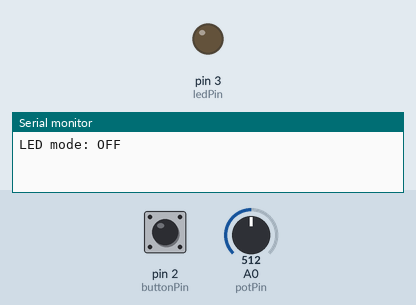
A sketch run on a simulated Arduino Uno, built with avr-gcc and run on an emulated ATmega328P. Parts: output pins drawn as LEDs (lit = HIGH), the last lines printed to the serial monitor. Inputs (shaded band) come from the test bench; at power-on: pin 2 (buttonPin) HIGH, A0 (potPin) = 512.

Above: at 1.2 s.
1.3 s: pin 2 (buttonPin) pulled LOW for 0.15 s
At 1.7 s:
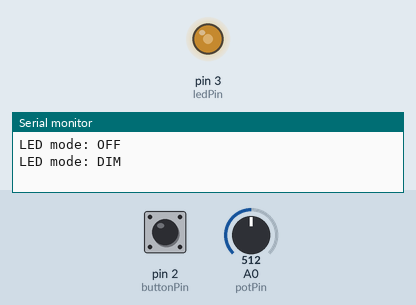
2.9 s: A0 (potPin) set to 716
At 3.4 s:
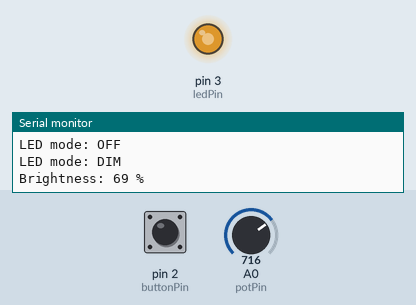
4.4 s: pin 2 (buttonPin) pulled LOW for 1 s
At 6.6 s:
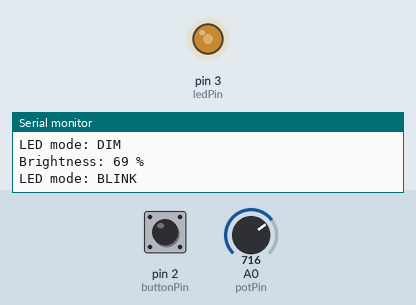
6.9 s: pin 2 (buttonPin) pulled LOW for 0.15 s
At 8.56 s:
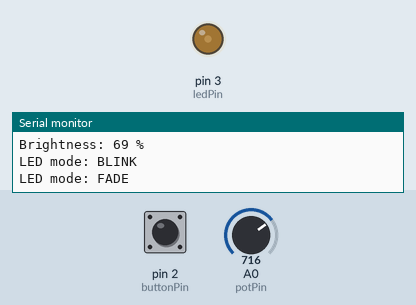
9.9 s: A0 (potPin) set to 1023
12.9 s: A0 (potPin) set to 900
Timing chart, 0 to 16.9 s (numbered marks = the images above; inputs shaded):
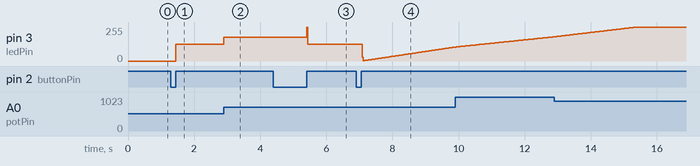

The sketch:

basic-led-control.ino
```cpp
/********************************************************************************************************
    Basic LED-control

    A simple program to dim, blink and fade an LED with millis() using a button and a potensiometer.

    The program have 4 modes, which can be changed with the push button. In each mode the LED acts
    differently:
    * OFF:      The LED will turn off.
    * DIM:      The LED will dim to the brightness set by the potensiometer.
    * BLINK:    The LED will blink with the frequency set by the potensiometer.
    * FADE:     The LED will fade in/out over a period of time set by the potensiometer.

    For the active modes, the value of the potensiometer gets printed to the serial monitor when changed.
********************************************************************************************************/


/***************
DEFINE VARIABLES
***************/
// IO pins:
const int buttonPin             = 2;        // Push button pin.
const int potPin                = A0;       // Potensiometer pin.
const int ledPin                = 3;        // LED pin (PWM).

// Program variables:
bool buttonState;                           // Push button state.
bool lastButtonState;                       // Last push button state (for edge detection).
int potValue;                               // Potensiometer value (0-1023).
int lastPotValue;                           // Last potensiometer value (for reference).
int dimBrightness;                          // Brightness of LED in dim mode (0-255).
int frequency;                              // Frequency of blinks in blink mode [Hz].
int minFrequency                = 1;        // Minimum allowed frequency in blink mode [Hz].
int maxFrequency                = 100;      // Maximum allowed frequency in blink mode [Hz].
int fadeTime;                               // Time from darkest to brightnest in fade mode [ms].
int minFadeTime                 = 1;        // Minimum allowed fade time in fade mode [ms].
int maxFadeTime                 = 10000;    // Maximum allowed fade time in fade mode [ms].
int fadeAmount                  = 1;        // Amount of delta when changing brightness in fade mode (0-255).
int fadeBrightness              = 0;        // Brightness of LED in fade mode (0-255)
String ledModes[]               = {"off", "dim", "blink", "fade"};  // Available LED modes.
int ledModeIndex                = 0;        // Index for current LED mode.
unsigned long currentTime;                  // Time variable [ms].
unsigned long oldTime           = 0;        // Time variable for reference [ms].


/*********
INITIALIZE
*********/
void setup() {
    // START SERIAL MONITOR:
    Serial.begin(9600);
    while (!Serial);

    // CONNECT INPUT PINS:
    pinMode(buttonPin, INPUT);
    pinMode(potPin, INPUT);

    // CONNECT OUTPUT PINS:
    pinMode(ledPin, OUTPUT);

    // DEFINE START VALUES FROM CURRENT PIN STATES:
    buttonState = lastButtonState = digitalRead(buttonPin);
    potValue = lastPotValue = analogRead(potPin);

    // PRINT CURRENT LED MODE:
    printLedMode(ledModes[ledModeIndex]);
}


/**********
CONTROL LED
**********/
void loop() {
    // READ INPUT PINS:
    buttonState = digitalRead(buttonPin);
    potValue = analogRead(potPin);

    // SET VALUES FROM POTENSIOMETER:
    dimBrightness = map(potValue, 0, 1023, 0, 255);
    frequency = map(potValue, 0, 1023, minFrequency, maxFrequency);
    fadeTime = map(potValue, 0, 1023, minFadeTime, maxFadeTime);

    // PRINT VALUE OF POTENSIOMETER WHEN CHANGED:
    if (potValue != lastPotValue) {
        // The potensiometer is changed.

        // Print brightness when in dim mode:
        if (ledModes[ledModeIndex] == "dim") {
            Serial.print("Brightness: ");
            Serial.print(map(dimBrightness, 0, 255, 0, 100));
            Serial.println(" %");
        }

        // Print frequency when in blink mode:
        else if (ledModes[ledModeIndex] == "blink") {
            Serial.print("Frequency: ");
            Serial.print(frequency);
            Serial.println(" Hz");
        }

        // Print fade time when in fade mode:
        else if (ledModes[ledModeIndex] == "fade") {
            Serial.print("Fade time: ");
            Serial.print(fadeTime);
            Serial.println(" ms");
        }
        lastPotValue = potValue;
    }

    // CHANGE MODE WHEN BUTTON IS PRESSED:
    if (buttonState != lastButtonState) {
        if (buttonState == HIGH) {
            // The button went from off to on.

            // Change mode:
            ledModeIndex += 1;
            if (ledModeIndex >= (sizeof(ledModes)/sizeof(ledModes[0]))) {
                ledModeIndex = 0; // Start over when reaching last mode.
            }

            // Print new mode:
            printLedMode(ledModes[ledModeIndex]);
        }
        lastButtonState = buttonState;
    }

    // CONTROL THE LED DIFFERENTLY IN DIFFERENT MODES:
    // Turn off LED when in off mode:
    if (ledModes[ledModeIndex] == "off") {
        if (digitalRead(ledPin) == HIGH) {
            digitalWrite(ledPin, LOW);
        }
    }

    // Dim LED to current brightness when in dim mode:
    else if (ledModes[ledModeIndex] == "dim") {
        analogWrite(ledPin, dimBrightness);
    }

    // Blink LED with current frequency when in blink mode:
    else if (ledModes[ledModeIndex] == "blink") {
        currentTime = millis();
        int frequency_ms = 1/frequency;
        if (currentTime - oldTime >= frequency_ms) {
            if (digitalRead(ledPin) == LOW) {
                digitalWrite(ledPin, HIGH);
            }
            else {
                digitalWrite(ledPin, LOW);
            }
            oldTime = currentTime;
        }
    }

    // Fade LED with current fade cycle when in fade mode:
    else if (ledModes[ledModeIndex] == "fade") {
        analogWrite(ledPin, fadeBrightness);
        currentTime = millis();
        if (currentTime - oldTime >= fadeTime/(fadeAmount*255)) {
            fadeBrightness += fadeAmount;
            if ((fadeBrightness <= 0) || (fadeBrightness >= 255)) {
                fadeAmount = -fadeAmount; // Reverse fade direction when reaching limits.
            }
            oldTime = currentTime;
        }
    }
}


/**********************
DEFINE CUSTOM FUNCTIONS
**********************/
// Print LED mode:
void printLedMode(String ledMode) {
    Serial.print("LED mode: ");
    ledMode.toUpperCase();
    Serial.println(ledMode);
}
```

Measured:
- after the input at 1.3 s, pin 3 (ledPin): 0/255 → 127/255 after 0.15 s
- after the input at 2.9 s, pin 3 (ledPin): 127/255 → 178/255 at once
- after the input at 4.4 s, pin 3 (ledPin): 178/255 → 127/255 after 1.0 s
